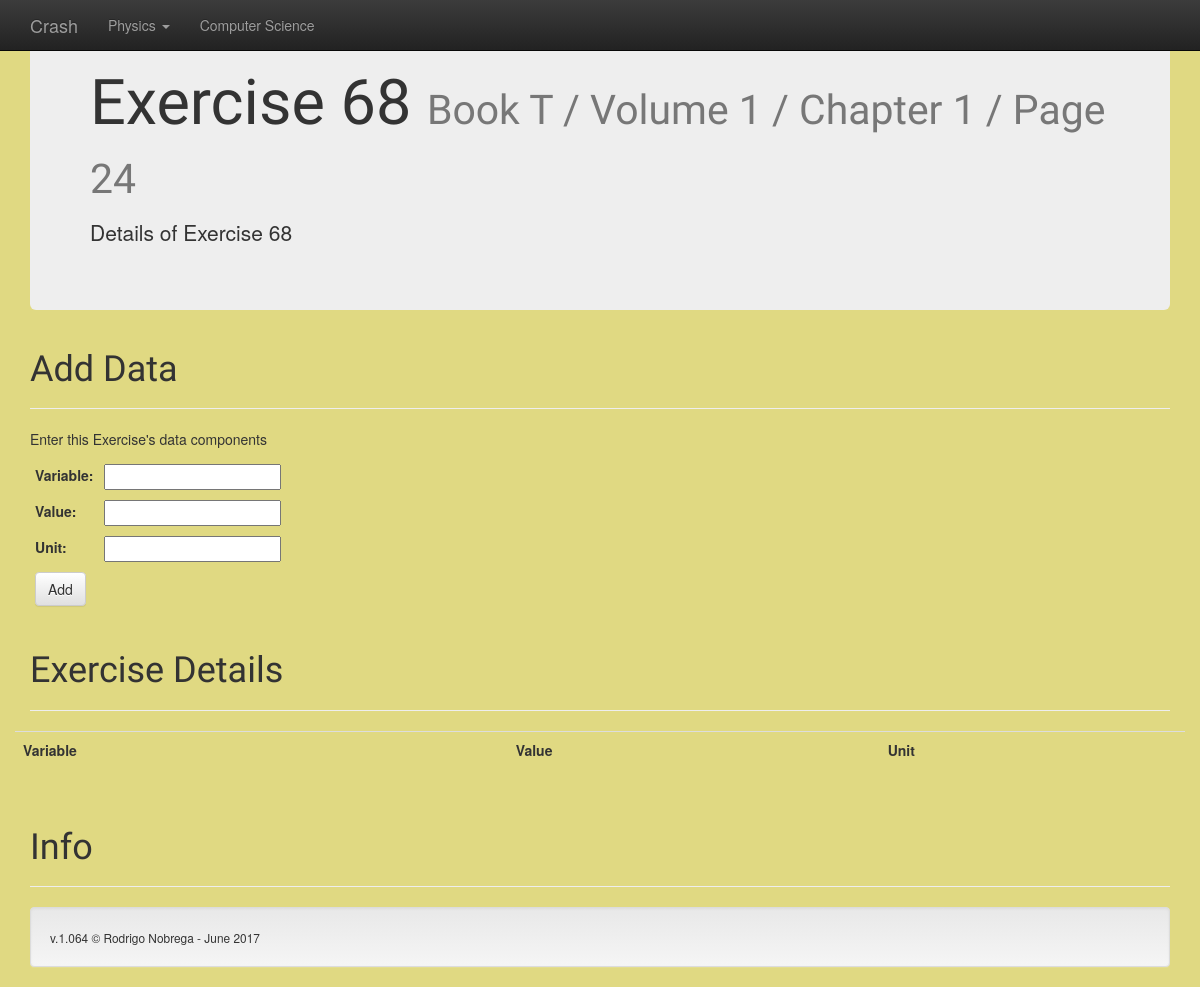
The page /Crash/exercise/2 on the database as committed earlier.
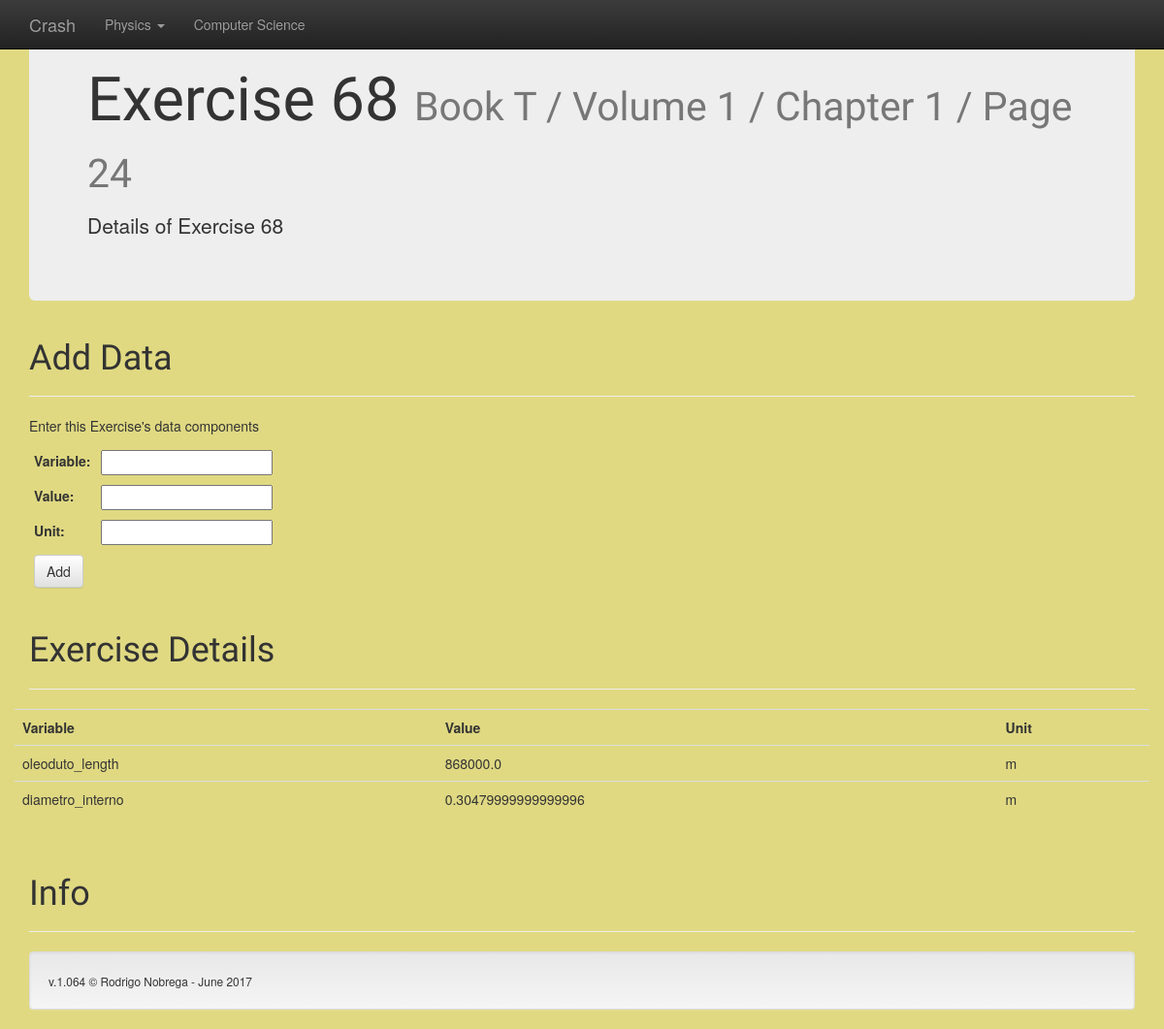
The same page on the database as committed later.
### Physics/models.py (models this page shows)
class HTData(models.Model):
    container = models.ForeignKey(HTExercise, db_index=True)
    variable = models.CharField(max_length=240, db_index=True)
    value = models.FloatField(db_index=True)
    unit = models.CharField(max_length=20)

### Physics/views.py (the view)
# urls.py: url(r'^exercise/(?P<id>\d+)$', views.exercise_num, name='exercise_num'),
def exercise_num(request, id):
    exercise = get_object_or_404(HTExercise, pk=id)
    datalist = HTData.objects.filter(container_id=id)
    if request.method == 'POST':
        dataform = ExerciseDataForm(request.POST)
        if dataform.is_valid():
            dataform.save(commit=True)
            return render(request, 'Physics/exercise_details.html', {'exercise': exercise, 'datalist': datalist, 'dataform': ExerciseDataForm()})
    else:
        dataform = ExerciseDataForm()
    return render(request, 'Physics/exercise_details.html', {'exercise': exercise, 'datalist': datalist, 'dataform': dataform})

### Physics/forms.py
class ExerciseDataForm(forms.ModelForm):
    class Meta:
        model = HTData
        fields = ('variable', 'value', 'unit')

### Physics/templates/Physics/exercise_details.html (shortened to what this page needs)
{% extends 'base.html' %}
      {% block body%}
      <div class="jumbotron">
        <h1>Exercise {{ exercise.exercise }} <small>Book {{ exercise.book }} / Volume {{ exercise.volume }} / Chapter {{ exercise.chapter }} / Page {{ exercise.page }}</small></h1>
        <p>Details of Exercise {{ exercise.exercise }}</p>
      </div>
      <div class="page-header">
        <h1>Add Data</h1>
      </div>
      <div class="row">
      <div class="col-md-6">
      <p>Enter this Exercise's data components</p>
      <form  method="POST" class="form-inline">
        <table class="table-condensed">
          {{ dataform }}
          <tr>
            <td><button type="submit" class="btn btn-default">Add</button></td>
          </tr>
        </table>
      </form>
      </div>
      </div>
      <div class="page-header">
        <h1>Exercise Details</h1>
      </div>
      <div class="row">
        <table class="table table-hover">
        <tr>
          <td><strong>Variable</strong></td>
          <td><strong>Value</strong></td>
          <td><strong>Unit</strong></td>
        </tr>
        {% for data in datalist %}
        <tr>
          <td>{{ data.variable }}</td>
          <td>{{ data.value }}</td>
          <td>{{ data.unit }}</td>
        </tr>
        {% endfor %}
        </table>
      </div>
      {% endblock%}

Rows that differ between the two databases and show on the page:
added HTData: variable "oleoduto_length", value "868000.0", unit "m"
added HTData: variable "diametro_interno", value "0.30479999999999996", unit "m"
